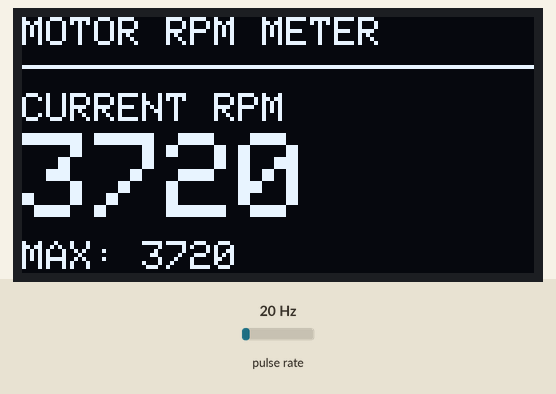
This sketch was run on a simulated ESP32. Shown: 128×64 one-colour display. Wiring (inferred from the names in the program): pulse sensor: data GPIO 27. The inputs (shaded band) are chosen by the test bench; at power-on: pulse rate 20 Hz. What the sketch prints to the serial monitor is not drawn.

Above: at 1.83 s.
2.3 s: pulse rate (sensor on GPIO 27) set to 4 Hz
At 3.9 s:
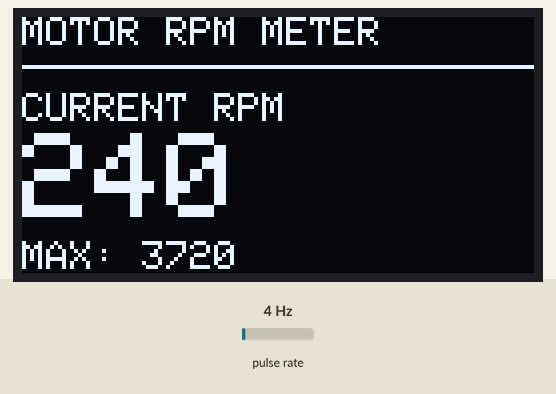
4.5 s: pulse rate (sensor on GPIO 27) set to 196 Hz
At 5.33 s:
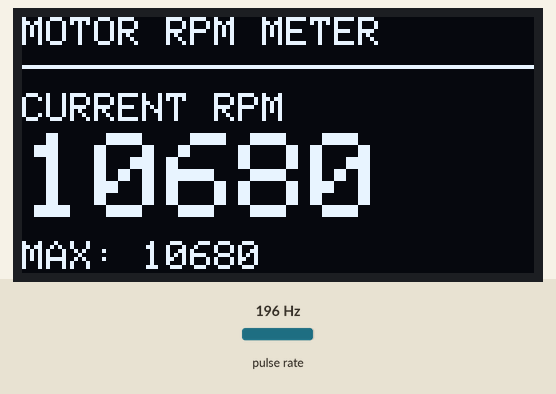
7.0 s: pulse rate (sensor on GPIO 27) set to 50 Hz
At 8.5 s:
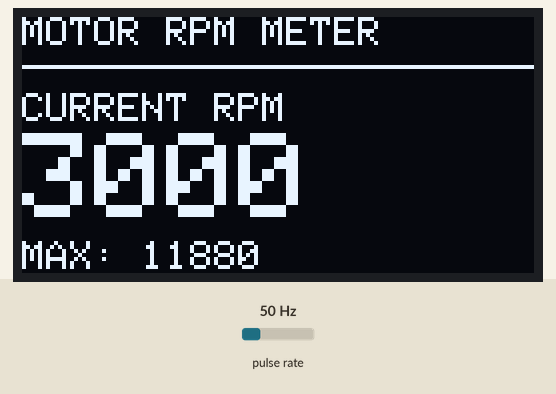
Timing chart, 0 to 10.0 s (numbered marks = the images above; inputs shaded):
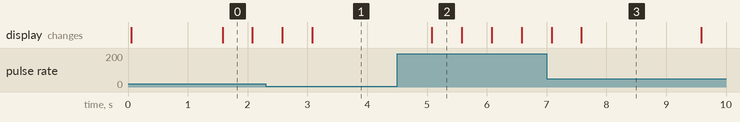

Measured:
- after the input at 2.3 s, the display: first changes after 0.28 s (image 1 shows a later state)
- after the input at 4.5 s, the display: changes after 0.58 s (image 2)
- what the display in image 0 shows lasts 0.5 s, from 1.6 s to 2.1 s

The sketch:

ESP32_Motor_RPM_Meter.ino
```cpp
#include <SPI.h>
#include <Adafruit_GFX.h>
#include <Adafruit_SSD1306.h>

#define SCREEN_WIDTH 128
#define SCREEN_HEIGHT 64

#define OLED_MOSI 23
#define OLED_CLK  18
#define OLED_DC   16
#define OLED_CS   5
#define OLED_RST  4

#define HALL_PIN 27

// Change to 2 if using two magnets
const int MAGNETS_PER_REV = 1;

Adafruit_SSD1306 display(
  SCREEN_WIDTH, SCREEN_HEIGHT,
  &SPI, OLED_DC, OLED_RST, OLED_CS
);

volatile unsigned long pulseCount = 0;
volatile unsigned long lastPulseUs = 0;

unsigned long lastUpdate = 0;
unsigned long maxRPM = 0;
float rpm = 0;

const unsigned long UPDATE_INTERVAL = 500;
const unsigned long STOP_TIMEOUT_US = 1500000;

// Hall sensor output is commonly active LOW
void IRAM_ATTR hallISR() {
  unsigned long now = micros();

  // Ignore false pulses closer than 200 us
  if (now - lastPulseUs >= 200) {
    pulseCount++;
    lastPulseUs = now;
  }
}

void setup() {
  Serial.begin(115200);

  pinMode(HALL_PIN, INPUT_PULLUP);

  attachInterrupt(
    digitalPinToInterrupt(HALL_PIN),
    hallISR,
    FALLING
  );

  SPI.begin(OLED_CLK, -1, OLED_MOSI, OLED_CS);

  if (!display.begin(SSD1306_SWITCHCAPVCC)) {
    Serial.println("OLED initialization failed!");
    while (true) {
      delay(100);
    }
  }

  display.clearDisplay();
  display.setTextColor(SSD1306_WHITE);
  display.setTextSize(1);
  display.setCursor(15, 20);
  display.println("MOTOR RPM METER");
  display.display();

  delay(1000);
  lastUpdate = millis();
}

void loop() {
  unsigned long now = millis();

  if (now - lastUpdate >= UPDATE_INTERVAL) {
    unsigned long elapsed = now - lastUpdate;
    lastUpdate = now;

    unsigned long pulses;
    unsigned long lastPulse;

    noInterrupts();
    pulses = pulseCount;
    pulseCount = 0;
    lastPulse = lastPulseUs;
    interrupts();

    // RPM from pulses measured during this interval
    rpm = (pulses * 60000.0) /
          (elapsed * MAGNETS_PER_REV);

    // Show zero if no recent pulse was detected
    if (lastPulse == 0 ||
        micros() - lastPulse > STOP_TIMEOUT_US) {
      rpm = 0;
    }

    if (rpm > maxRPM) {
      maxRPM = (unsigned long)rpm;
    }

    Serial.print("RPM: ");
    Serial.println((unsigned long)rpm);

    display.clearDisplay();

    display.setTextSize(1);
    display.setCursor(0, 0);
    display.println("MOTOR RPM METER");

    display.drawLine(0, 12, 127, 12, SSD1306_WHITE);

    display.setCursor(0, 19);
    display.println("CURRENT RPM");

    display.setTextSize(3);
    display.setCursor(0, 29);
    display.println((unsigned long)rpm);

    display.setTextSize(1);
    display.setCursor(0, 56);
    display.print("MAX: ");
    display.print(maxRPM);

    display.display();
  }
}
```
